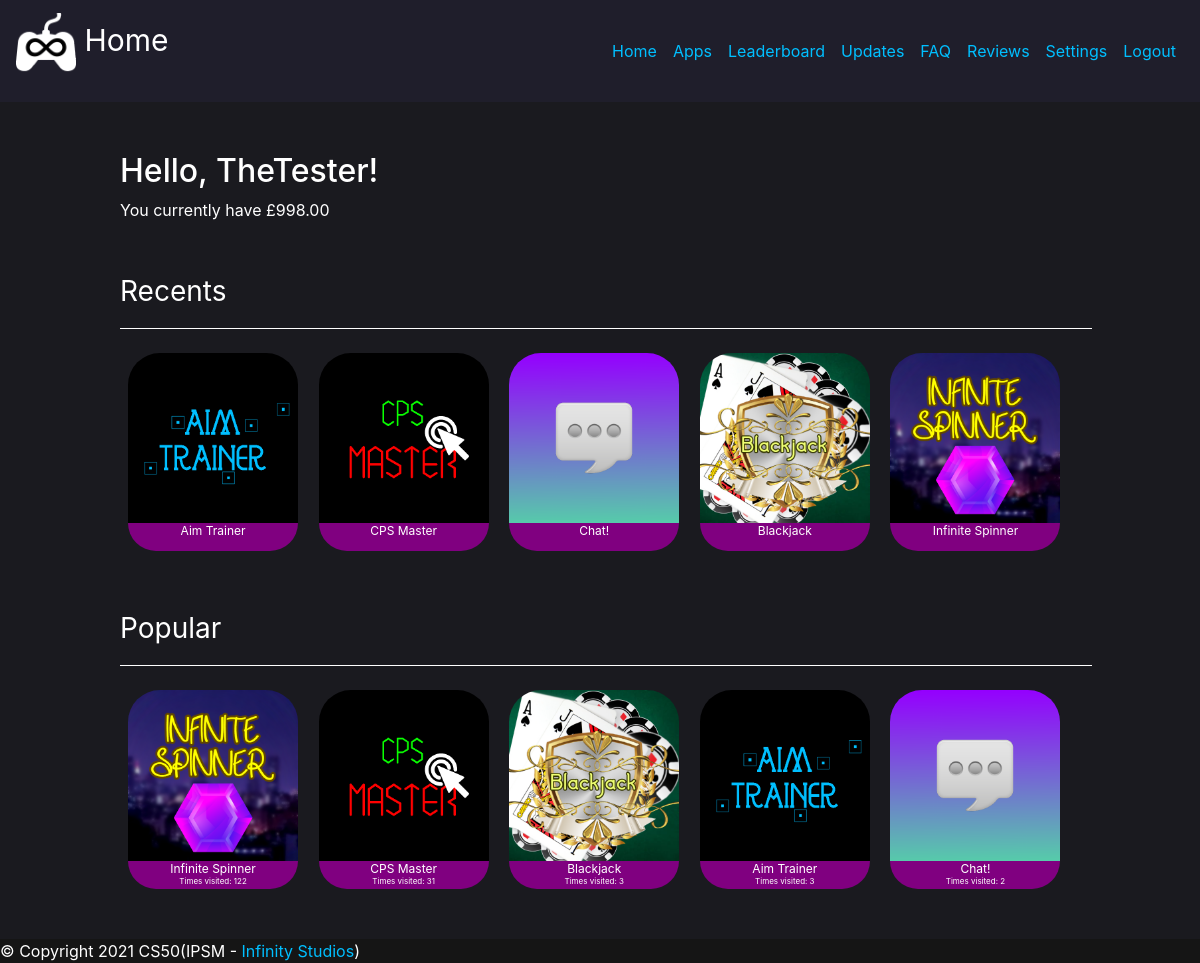
The page /home (signed in) on the database its author committed.
### tables this page shows
CREATE TABLE users (id INTEGER, username TEXT NOT NULL, password TEXT NOT NULL, cash NUMERIC NOT NULL DEFAULT 1000.00, PRIMARY KEY(id));

CREATE TABLE history (userID integer, name text not null, image text not null, time text not null);

### application.py (the view)
@app.route("/home")
@login_required
def home():
    recents = db.execute("WITH cte1 AS (SELECT *, ROW_NUMBER() OVER (PARTITION BY userID, name ORDER BY time DESC) rn1 FROM history), cte2 AS ( SELECT *, ROW_NUMBER() OVER (PARTITION BY userID ORDER BY time DESC) rn2 FROM cte1 WHERE rn1 = 1 ) SELECT userID, name, image, time FROM cte2 WHERE rn2 <= 5 and userID = ?", session["id"])
    username = db.execute("select username from users where id = ?", session["id"])
    cash = db.execute("select cash from users where id = ?", session["id"])
    popular = db.execute("select image, name, count(*) as count from history group by name order by count desc")
    return render_template("index.html", username=username[0]["username"], cash=shorten(cash[0]["cash"]), games=recents, popular=popular)

### application.py (called while the page is built)
def shorten(cash):
    magnitude = 0
    if cash < 0:
        cash * -1
    while abs(cash) >= 1000:
        magnitude += 1
        cash /= 1000
        if magnitude >= 3:
            magnitude -= 1;
            cash *= 1000
    return "%.2f%s" % (cash, ["", "K", "M", "B", "T", "Qua", "Qui", "Sx", "Sp", "Oc", "N", "Dc", "UD", "DD", "TD", "QtD", "QuiD", "HxD", "SpD", "OcD", "ND", "V", "UnV", "DV", "TV", "QuaV", "QuiV", "HxV", "SpV", "OcV", "NV"][magnitude])

### login_fix.py (called while the page is built)
def login_required(f):
    @wraps(f)
    def decorated_function(*args, **kwargs):
        if session.get("id") is None:
            return redirect("/login")
        return f(*args, **kwargs)
    return decorated_function

### templates/index.html (shortened to what this page needs)
{% extends "layout.html" %}
{%block page%}Home{%endblock%}
{% block body %}
    <h2>Hello, {{username}}!</h2>
    <p>You currently have £{{cash}}</p>
    <div class="topics">Recents</div>
    <hr>
    <div id="games">
    {%for item in games%}
        <div class="game-box">
            <a href="/{{item.image}}/info"><img class="game-img" src="/static/{{item.image}}.png"></a>
            <div class="game-name">
                {{item.name}}
            </div>
        </div>
    {%endfor%}
    </div>
    <div class="topics">Popular</div>
    <hr>
    <div id="popular">
    {%for item in popular%}
        <div class="game-box">
            <a href="/{{item.image}}/info"><img class="game-img" src="/static/{{item.image}}.png"></a>
            <div class="game-name">
                {{item.name}} <p class="visited">Times visited: {{item.count}}</p>
            </div>
        </div>
    {%endfor%}
    </div>
{% endblock %}

### templates/layout.html (style rules this page uses)
a { color:#00bfff; }
body { background-color:#1a1a1f; color:white; }

### templates/index.html (style rules this page uses)
@media (min-width: 1025px) and (max-width: 1280px) { .topics { font-size:1.75rem; margin-top:3rem; } }
@media (min-width: 1025px) and (max-width: 1280px) { hr { width:90%; margin-right:10%; border-color:white; } }
@media (min-width: 1025px) and (max-width: 1280px) { #games { width:90%; } }
@media (min-width: 1025px) and (max-width: 1280px) { #popular { width:90%; margin-bottom:1rem; } }
@media (min-width: 1025px) and (max-width: 1280px) { .game-box { margin:0.5rem; width:17.5%; display:inline-block; } }
@media (min-width: 1025px) and (max-width: 1280px) { .game-img { width:100%; border-top-left-radius:2rem; border-top-right-radius:2rem; } }
@media (min-width: 1025px) and (max-width: 1280px) { .game-name { border-bottom-left-radius:2rem; border-bottom-right-radius:2rem; background-color:purple; font-size:0.75rem; height:1.75rem; text-align:center; line-height:1rem; } }
@media (min-width: 1025px) and (max-width: 1280px) { .visited { font-size:0.5rem; line-height:0.5rem; } }

### rows shown on the page
users: username "TheTester"
history: image (picture), name "Blackjack"

### other values the page prints
{{ cash }} "998.00"
{{ item.name }} "Aim Trainer" "CPS Master" "Chat!" "Infinite Spinner"
{{ item.name }} "Infinite Spinner" "CPS Master" "Blackjack" "Aim Trainer" "Chat!"
{{ item.count }} "122" "31" "3" "3" "2"
